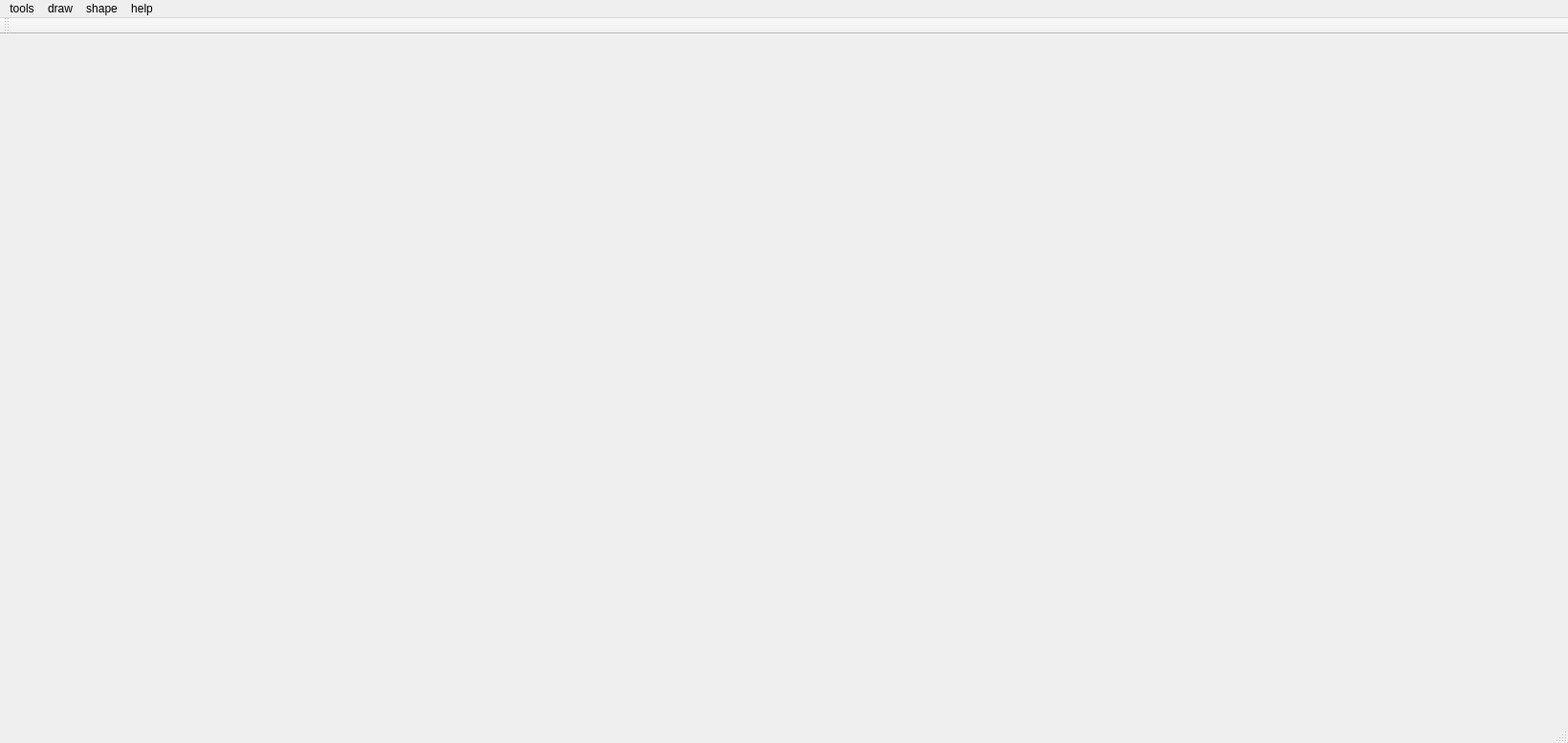
<?xml version="1.0" encoding="UTF-8"?>
<ui version="4.0">
 <class>MainWindow</class>
 <widget class="QMainWindow" name="MainWindow">
  <property name="geometry">
   <rect>
    <x>0</x>
    <y>0</y>
    <width>1640</width>
    <height>777</height>
   </rect>
  </property>
  <property name="minimumSize">
   <size>
    <width>1640</width>
    <height>0</height>
   </size>
  </property>
  <property name="maximumSize">
   <size>
    <width>1640</width>
    <height>16777215</height>
   </size>
  </property>
  <property name="windowTitle">
   <string>PCBAnnotationTool</string>
  </property>
  <widget class="QWidget" name="centralWidget"/>
  <widget class="QMenuBar" name="menuBar">
   <property name="geometry">
    <rect>
     <x>0</x>
     <y>0</y>
     <width>1640</width>
     <height>23</height>
    </rect>
   </property>
   <widget class="QMenu" name="menu">
    <property name="title">
     <string>tools</string>
    </property>
    <widget class="QMenu" name="menu_3">
     <property name="title">
      <string>new</string>
     </property>
     <addaction name="action_broken"/>
     <addaction name="action_short"/>
     <addaction name="action_gap"/>
     <addaction name="action_burr"/>
     <addaction name="action_cropper"/>
     <addaction name="action_hole"/>
    </widget>
    <addaction name="menu_3"/>
    <addaction name="action_delete"/>
   </widget>
   <widget class="QMenu" name="menu_2">
    <property name="title">
     <string>draw</string>
    </property>
    <addaction name="action_pen"/>
    <addaction name="action_eraser"/>
    <addaction name="action_zoomin"/>
    <addaction name="action_zoomout"/>
   </widget>
   <widget class="QMenu" name="menu_4">
    <property name="title">
     <string>shape</string>
    </property>
   </widget>
   <widget class="QMenu" name="menu_5">
    <property name="title">
     <string>help</string>
    </property>
   </widget>
   <addaction name="menu"/>
   <addaction name="menu_2"/>
   <addaction name="menu_4"/>
   <addaction name="menu_5"/>
  </widget>
  <widget class="QToolBar" name="mainToolBar">
   <attribute name="toolBarArea">
    <enum>TopToolBarArea</enum>
   </attribute>
   <attribute name="toolBarBreak">
    <bool>false</bool>
   </attribute>
  </widget>
  <widget class="QStatusBar" name="statusBar"/>
  <action name="action_pen">
   <property name="text">
    <string>pen</string>
   </property>
   <property name="shortcut">
    <string>Q</string>
   </property>
  </action>
  <action name="action_eraser">
   <property name="text">
    <string>eraser</string>
   </property>
   <property name="shortcut">
    <string>W</string>
   </property>
  </action>
  <action name="action_broken">
   <property name="text">
    <string>open</string>
   </property>
  </action>
  <action name="action_short">
   <property name="text">
    <string>short</string>
   </property>
  </action>
  <action name="action_gap">
   <property name="text">
    <string>mousebite</string>
   </property>
  </action>
  <action name="action_burr">
   <property name="text">
    <string>spur</string>
   </property>
  </action>
  <action name="action_cropper">
   <property name="text">
    <string>copper</string>
   </property>
  </action>
  <action name="action_hole">
   <property name="text">
    <string>pinhole</string>
   </property>
  </action>
  <action name="action_delete">
   <property name="text">
    <string>delete</string>
   </property>
  </action>
  <action name="action_zoomin">
   <property name="text">
    <string>zoom-in(+)</string>
   </property>
   <property name="shortcut">
    <string>A</string>
   </property>
  </action>
  <action name="action_zoomout">
   <property name="text">
    <string>zoom-out(-)</string>
   </property>
   <property name="shortcut">
    <string>S</string>
   </property>
  </action>
 </widget>
 <layoutdefault spacing="6" margin="11"/>
 <resources/>
 <connections/>
</ui>
